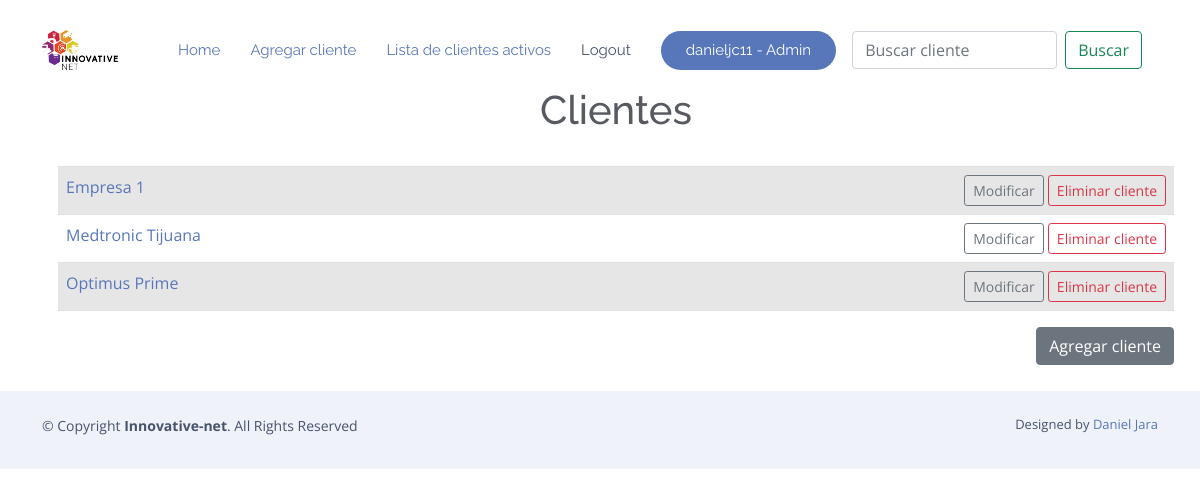
The app's page /clientes (signed in) with its own data.
### RPA/models.py (models this page shows, shortened)
class Cliente(models.Model):
    usuario = models.ForeignKey(User, on_delete=models.CASCADE, null=True, blank=True)
    nombre = models.CharField('Nombre de la compañia cliente',max_length=200)
    encargado = models.CharField('Nombre del contacto dentro de la empresa',max_length
    =120)
    puesto_encargado = models.CharField('Puesto del contacto',max_length
    =120)
    numero_contacto=models.CharField('Numero de telefono para contactar',max_length
    =10)
    correo_contacto=models.EmailField('Correo para contactar',blank=True)
    lugar_de_mantenimiento = models.CharField('Lugar en que se realizara el mantenimiento',max_length
    =120,blank=True)
    descripcion_cotizacion = models.TextField('Descripcion de la cotizacion',blank=True)
    fecha = models.DateTimeField('Fecha de realizacion de la cotizacion',blank=True,null=True, default=dateutil.utils.today())
    dispositivos = models.ManyToManyField(Dispositivo, blank = True)
    def __str__(self):
        return self.nombre
    class Meta:
        ordering = ['nombre']

### RPA/views.py (the view)
# urls.py: path('clientes',Todos_Clientes.as_view(), name='lista_clientes'),
class Todos_Clientes(LoginRequiredMixin, ListView):
    model = Cliente
    context_object_name = 'lista_clientes'
    template_name = 'mantenimientos/Clientes.html'
    def get_context_data(self, **kwargs):
        context = super().get_context_data(**kwargs)
        context['lista_clientes'] = context['lista_clientes'].filter(usuario=self.request.user)
        return context

### RPA/templates/mantenimientos/Clientes.html
{% extends 'mantenimientos/base.html'%}
{% load static %}
{% block body %}
        <center>
                <div class="container m-2">
                        <h1>Clientes</h1>
                        <br/>
                        <table class="table table-striped table-hover table bordered">
                        {% for cliente in lista_clientes %}
                                <tr>
                                        <td>
                                        <a href="{% url 'mostrar_cliente' cliente.id %}"
                                        >{{ cliente }}</a>
                                                </td>
                                        <td align="right">
                                                <a href="{% url 'modificar_cliente' cliente.id %}">
                                                        <button type="button" class="btn btn-outline-secondary btn-sm">Modificar</button>
                                                </a>
                                                <a href="{% url 'eliminar_cliente' cliente.id%}">
                                                        <button type="button" class="btn btn-outline-danger btn-sm">Eliminar cliente</button>
                                                </a>
                                        </td>
                                </tr>
                        {% endfor %}
                        </table>
                        <a href="{% url 'agregar_cliente' %}">
                                        <button type="button" class="btn btn-secondary"style="float: right">Agregar cliente</button>
                        </a>
                        <br/>
                        <br/>
                </div>
        </center>
{% endblock %}

### RPA/templates/mantenimientos/base.html (shortened to what this page needs)
{% load static %}
<!DOCTYPE html>
<html lang="en">
<head>
  <link rel="stylesheet" href="https://stackpath.bootstrapcdn.com/bootstrap/4.5.0/css/bootstrap.min.css">
  <link href="{% static '\vendor\aos\aos.css' %}" rel="stylesheet">
  <link href="{% static '\vendor\bootstrap\css\bootstrap.min.css' %}" rel="stylesheet">
  <link href="{% static '\vendor\bootstrap-icons\bootstrap-icons.css' %}" rel="stylesheet">
  <link href="{% static '\vendor\boxicons\css\boxicons.min.css' %}" rel="stylesheet">
  <link href="{% static '\vendor\glightbox\css\glightbox.min.css' %}" rel="stylesheet">
  <link href="{% static '\vendor\swiper\swiper-bundle.min.css' %}" rel="stylesheet">
  <link href="{% static '\css\style.css' %}" rel="stylesheet">
</head>
<body style="padding-top: 70px;">
  <header id="header" class="fixed-top  header-transparent ">
    <div class="container d-flex align-items-center justify-content-between">
      <div class="logo">
        <a href="https://www.innovative-net.mx/"><img src="{% static '\assets\img\horizontal blanco.png' %}" alt="" class="img-fluid"></a>
      </div>
      <nav id="navbar" class="navbar">
        <ul>
          <li><a class="nav-link scrollto active" href="{% url 'home' %}">Home</a></li>
          <li><a class="nav-link scrollto active" href="{% url 'agregar_cliente' %}">Agregar cliente</a></li>
          <li><a class="nav-link scrollto active" href="{% url 'lista_clientes' %}">Lista de clientes activos</a></li>
          {% if request.user.is_authenticated %}
          <li><a class="nav-link scrollto" href="{% url 'logout' %}">Logout</a></li>
          {% if request.user.is_staff %}
              <li><a class="getstarted scrollto" href="{% url 'admin:index' %}" >{{request.user}} - Admin</a></li>
              {% else %}
              <li><a class="getstarted scrollto" href="" >{{request.user}}</a></li>
              {% endif %}
          {% else %}
          <li><a class="getstarted scrollto" href="{% url 'login'  %}" >Login</a></li>
          {% endif %}
        </ul>
        <form class="d-flex m-3" method="POST" action="{% url 'buscar_clientes' %}">
          <input class="form-control me-2" type="search" placeholder="Buscar cliente"
                 aria-label="Buscar cliente" name="searched">
          <button class="btn btn-outline-success" type="submit">
            Buscar
          </button>
        </form>
      </nav>
    </div>
  </header>
    <div class="container-fluid m-3">
      {% block body %}
      {% endblock %}
    </div>
        <footer id="footer">
            <div class="container py-4">
              <div class="copyright">
                &copy; Copyright <strong><span>Innovative-net</span></strong>. All Rights Reserved
              </div>
              <div class="credits">
                Designed by <a href="https://bootstrapmade.com/">Daniel Jara</a>
              </div>
            </div>
          </footer>
</body>
        </html>

### RPA/static/css/style.css (style rules this page uses)
body { font-family: "Open Sans", sans-serif; color: #585a61; }
a { color: #5777ba; text-decoration: none; }
h1, h2, h3, h4, h5, h6 { font-family: "Raleway", sans-serif; }
#header { transition: all 0.5s; z-index: 997; transition: all 0.5s; padding: 15px 0; background: rgba(255, 255, 255, 0.95); }
#header.header-transparent { background: transparent; }
#header .logo img { margin: 0; max-height: 40px; }
.navbar { padding: 0; }
.navbar ul { margin: 0; padding: 0; display: flex; list-style: none; align-items: center; }
.navbar li { position: relative; }
.navbar a, .navbar a:focus { display: flex; align-items: center; justify-content: space-between; padding: 10px 0 10px 30px; font-family: "Raleway", sans-serif; font-size: 15px; color: #47536e; white-space: nowrap; transition: 0.3s; }
.navbar a:hover, .navbar .active, .navbar .active:focus, .navbar li:hover > a { color: #5777ba; }
.navbar .getstarted { background: #5777ba; color: #fff; padding: 12px 25px; margin-left: 30px; color: #fff; line-height: 1; border-radius: 50px; }
#footer { background: #fff; padding: 0 0 30px 0; color: #47536e; font-size: 14px; background: #eff2f8; }
#footer .copyright { text-align: center; float: left; color: #47536e; }
#footer .credits { float: right; text-align: center; font-size: 13px; color: #47536e; }

### records on screen
Cliente: nombre "Empresa 1"
Cliente: nombre "Medtronic Tijuana"
Cliente: nombre "Optimus Prime"

### other values on screen
{{ request.user }} "danieljc11"
